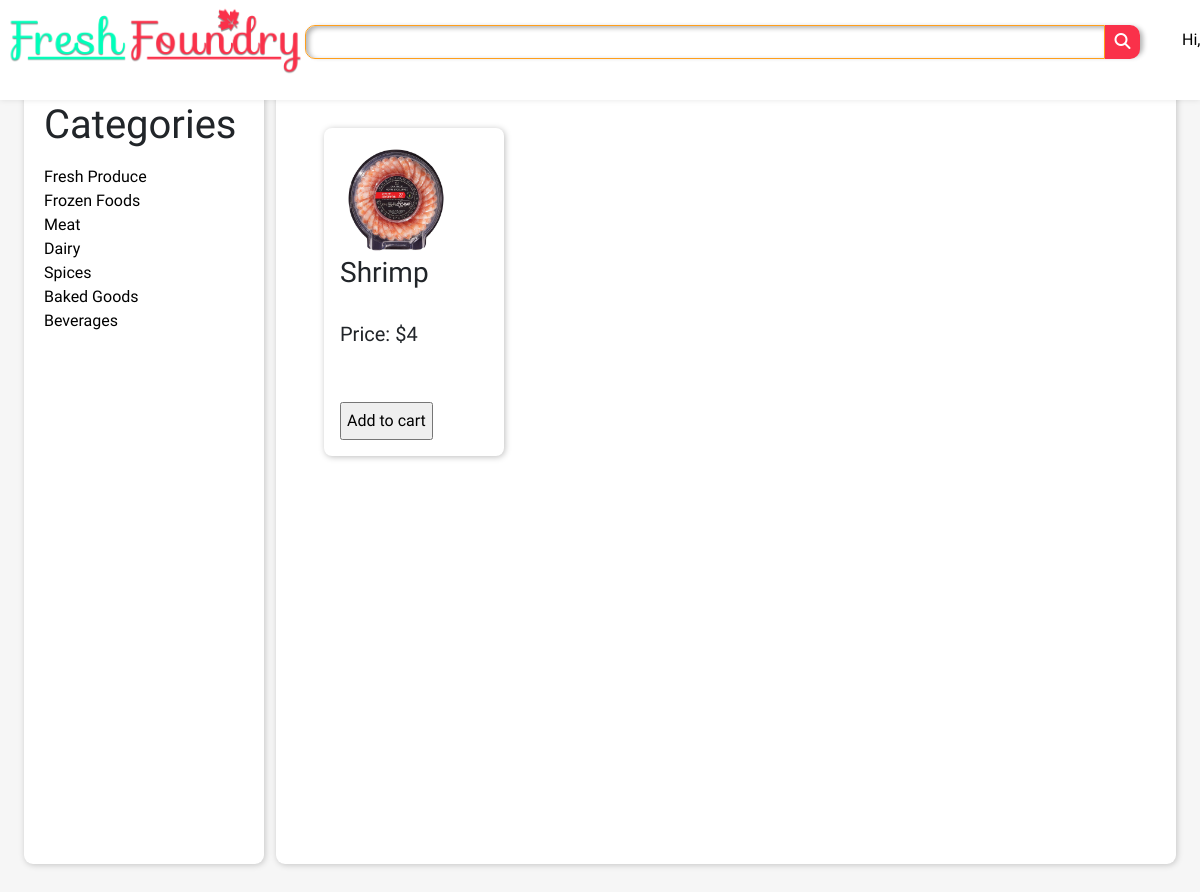
Page /users/meat.php on the committed database.
### tables this page shows
CREATE TABLE `meat` (
  `sr_no` int(11) NOT NULL,
  `goods` varchar(255) NOT NULL,
  `goods_id` varchar(255) NOT NULL,
  `prod_id` varchar(255) NOT NULL,
  `price` int(11) NOT NULL,
  `image` varchar(255) NOT NULL
);

### users/meat.php (the view, shortened to what this page needs)
<!DOCTYPE html>
<html lang="en">
<head>
    <link rel="stylesheet" href="https://cdn.jsdelivr.net/npm/bootstrap@5.1.3/dist/css/bootstrap.min.css">
    <link rel="stylesheet" href="../style/admin_style.css">
    <link rel="stylesheet" href="../style/style.css">
</head>
<body>
    <header>
        <div class="logo">
            <a href="../indexloggedin.php"><img src="../Assets/Images/FreshLogo0.3.png" alt=""></a>
        </div>
        <div class="shadow-box">
            <div class="searchbar">
                <input type="text">
                <a href="#"><button><i class="fas fa-search"></i></button></a>
            </div>
        </div>
        <div class="nav">
            <nav class="navbar">
                <ul>
                    <li><a href="#">Hi, <?php echo ucfirst($_COOKIE['user_cookie']);?></a></li>
                </ul>
            </nav>
        </div>
    </header>
    <main>
        <div class="dashboard">
            <h1 class="dashhead">
            <a>Categories</a>
            </h1>
                <div class="accordion-body" style="text-decoration:none;">
                    <a  href="./fresh.php">Fresh Produce</a><br/>
                    <a href="./frozen.php">Frozen Foods</a><br/>
                    <a href="./meat.php">Meat</a><br/>
                    <a href="./dairy.php">Dairy</a><br/>
                    <a href="./spices.php">Spices</a><br/>
                    <a href="./baked.php">Baked Goods</a><br/>
                    <a href="./beverages.php">Beverages </a><br/>
                </div>
        </div>
        <div class="adminops">
            <div class="productpageitems">
<?php
$dsn = 'mysql:host=localhost;dbname=freshfoundry';
$username = 'root';
$password = '';
try {
    $db = new PDO($dsn,$username,$password);
} catch (PDOException $e) {
    $error_message = $e->getMessage();
    echo $error_message;
    exit();
}
$stmt = $db->prepare("SELECT * FROM meat");
$stmt->execute();
$data = $stmt->fetchAll(PDO::FETCH_ASSOC);
foreach ($data as $row) {
    echo '<div class="cards_item">'.'<img src="../uploads/'. $row['image'].'"> <h3>'.$row['goods']."</h3><br /><h5>Price: $". $row['price']."</h5><br />".'<br />'.'<form action="insert2cart.php" method="post"><input name="good_name" value=" '.$row['goods'].'"style="display:none" >'.'<input name="good_price"  value="'.$row['price'].'" style="display:none">'.'<input name="good_image"  value="'.$row['image'].'" style="display:none">'.'<input class="padding-5" name="submit" type="submit" value="Add to cart"></form></div>';
}
?>
</div>
</div>
</body>
</html>

### Style/admin_style.css (style rules this page uses)
body { background-color: var(--g-whitebg); height: 100vh; width: 100vw; }
main { display: grid; grid-template-areas: "sidebar ops ops"; }
.dashboard { grid-area: "sidebar"; width: 20vw; height: 98vh; background-color: var(--white); border-radius: 9px; margin-left: 2vw; margin-top: 10vh; box-shadow: var(--shadowbright); }
.dashhead { padding-left: 20px; padding-top: 20px; margin-bottom: 0; font-family: var(--red-hat-display); }
.accordion-body > a { cursor: pointer; }
.adminops { grid-area: "ops"; width: 75vw; height: fit-content; min-height: 98vh; margin-bottom: 10vh; background-color: var(--white); border-radius: 9px; margin-top: 10vh; box-shadow: var(--shadowbright); padding: 2rem !important; }
.dashhead a { text-decoration: none ; color: black ; }

### Style/style.css (style rules this page uses)
* { box-sizing: border-box; margin: 0; padding: 0; font-family: var(--comfortaa); }
body { background-color: var(--g-whitebg); overflow-x: hidden; }
header { width: 100%; box-shadow: .1px 0.1px 6px var(--black-01); background-color: var(--white); position: fixed; display: flex; justify-content: space-evenly; z-index: 999; }
.logo img { width: 300px; height: 72px; }
.logo { margin-top: 5px; margin-left: 5px; width: 300px; height: auto; }
.searchbar { display: flex; padding: 0px; }
.searchbar a { text-decoration: none; }
.searchbar button { border-radius: 0px 10px 10px 0px; border-color: transparent; width: 35px; height: 34px; background-color: var(--logo-red); }
.searchbar i { color: var(--white); }
.shadow-box { background-size: fit-content; border-radius: 10px; box-shadow: 3px 2px 5px rgba(0, 0, 0, 0.3); padding: 0px; margin-top: 25px; height: 3.7vh; }
@media screen and (min-width: 1080px) { .searchbar input { border: 1px solid var(--outlines); border-radius: 10px 0px 0px 10px; box-shadow: inset 3px 2px 5px rgba(0, 0, 0, 0.3); width: 800px; height: 30px; padding: 1em; } }
.navbar { margin-top: 20px; }
.navbar ul { display: flex; justify-content: flex-end; }
.navbar ul li { padding: 0 10px; list-style-type: none; }
.navbar a { text-decoration: none; color: black; }
.cards_item { margin: 1rem; border-radius: 8px; box-shadow: 1px 1px 6px rgba(0, 0, 0, 0.26); padding: 1rem; width: 15vw; }
.cards_item > img { height: 7rem; }
.productpageitems { display: flex; flex-direction: row; }
.accordion-body > a { text-decoration: none; color: black; }
.padding-5 { padding: 5px !important; }

### Style/variables.css (style rules this page uses)
* { --g-whitebg : #f6f6f6; --white : #ffffff; --black : #000000; --black-01 : rgba(0, 0, 0, 0.1); --outlines : #ff9f1c; --logo-green : #01ffba; --logo-red : #fa314a; --red : #fa314a; --shadowdeep: 2px 2px 6px #00000034; --shadowbright: 1px 1px 6px #00000034; }

### rows in the picture
meat: image (picture), goods "Shrimp", price "4"
